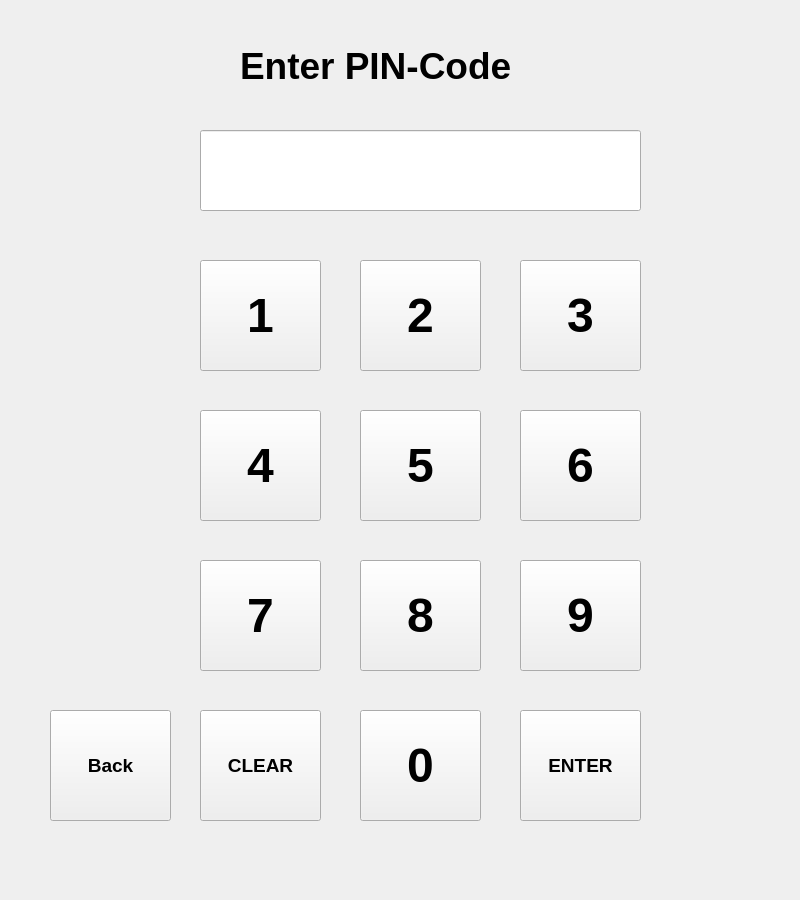
<?xml version="1.0" encoding="UTF-8"?>
<ui version="4.0">
 <class>PinCode</class>
 <widget class="QWidget" name="PinCode">
  <property name="geometry">
   <rect>
    <x>0</x>
    <y>0</y>
    <width>800</width>
    <height>900</height>
   </rect>
  </property>
  <property name="windowTitle">
   <string>Form</string>
  </property>
  <widget class="QStackedWidget" name="stackedWidget">
   <property name="geometry">
    <rect>
     <x>0</x>
     <y>0</y>
     <width>851</width>
     <height>901</height>
    </rect>
   </property>
   <widget class="QWidget" name="page">
    <widget class="QPushButton" name="button1">
     <property name="geometry">
      <rect>
       <x>200</x>
       <y>260</y>
       <width>121</width>
       <height>111</height>
      </rect>
     </property>
     <property name="font">
      <font>
       <pointsize>36</pointsize>
       <weight>75</weight>
       <bold>true</bold>
      </font>
     </property>
     <property name="text">
      <string>1</string>
     </property>
    </widget>
    <widget class="QPushButton" name="button9">
     <property name="geometry">
      <rect>
       <x>520</x>
       <y>560</y>
       <width>121</width>
       <height>111</height>
      </rect>
     </property>
     <property name="font">
      <font>
       <pointsize>36</pointsize>
       <weight>75</weight>
       <bold>true</bold>
      </font>
     </property>
     <property name="text">
      <string>9</string>
     </property>
    </widget>
    <widget class="QLabel" name="label">
     <property name="geometry">
      <rect>
       <x>240</x>
       <y>40</y>
       <width>381</width>
       <height>51</height>
      </rect>
     </property>
     <property name="font">
      <font>
       <pointsize>28</pointsize>
       <weight>75</weight>
       <bold>true</bold>
      </font>
     </property>
     <property name="text">
      <string>Enter PIN-Code</string>
     </property>
    </widget>
    <widget class="QPushButton" name="button2">
     <property name="geometry">
      <rect>
       <x>360</x>
       <y>260</y>
       <width>121</width>
       <height>111</height>
      </rect>
     </property>
     <property name="font">
      <font>
       <pointsize>36</pointsize>
       <weight>75</weight>
       <bold>true</bold>
      </font>
     </property>
     <property name="text">
      <string>2</string>
     </property>
    </widget>
    <widget class="QPushButton" name="button5">
     <property name="geometry">
      <rect>
       <x>360</x>
       <y>410</y>
       <width>121</width>
       <height>111</height>
      </rect>
     </property>
     <property name="font">
      <font>
       <pointsize>36</pointsize>
       <weight>75</weight>
       <bold>true</bold>
      </font>
     </property>
     <property name="text">
      <string>5</string>
     </property>
    </widget>
    <widget class="QPushButton" name="buttonBack">
     <property name="geometry">
      <rect>
       <x>50</x>
       <y>710</y>
       <width>121</width>
       <height>111</height>
      </rect>
     </property>
     <property name="font">
      <font>
       <pointsize>14</pointsize>
       <weight>75</weight>
       <bold>true</bold>
      </font>
     </property>
     <property name="text">
      <string>Back</string>
     </property>
    </widget>
    <widget class="QLineEdit" name="lineEdit">
     <property name="geometry">
      <rect>
       <x>200</x>
       <y>130</y>
       <width>441</width>
       <height>81</height>
      </rect>
     </property>
     <property name="font">
      <font>
       <pointsize>20</pointsize>
       <weight>75</weight>
       <bold>true</bold>
      </font>
     </property>
     <property name="echoMode">
      <enum>QLineEdit::Password</enum>
     </property>
     <property name="alignment">
      <set>Qt::AlignCenter</set>
     </property>
    </widget>
    <widget class="QPushButton" name="buttonClear">
     <property name="geometry">
      <rect>
       <x>200</x>
       <y>710</y>
       <width>121</width>
       <height>111</height>
      </rect>
     </property>
     <property name="font">
      <font>
       <pointsize>14</pointsize>
       <weight>75</weight>
       <bold>true</bold>
      </font>
     </property>
     <property name="text">
      <string>CLEAR</string>
     </property>
    </widget>
    <widget class="QPushButton" name="button0">
     <property name="geometry">
      <rect>
       <x>360</x>
       <y>710</y>
       <width>121</width>
       <height>111</height>
      </rect>
     </property>
     <property name="font">
      <font>
       <pointsize>36</pointsize>
       <weight>75</weight>
       <bold>true</bold>
      </font>
     </property>
     <property name="text">
      <string>0</string>
     </property>
    </widget>
    <widget class="QPushButton" name="button6">
     <property name="geometry">
      <rect>
       <x>520</x>
       <y>410</y>
       <width>121</width>
       <height>111</height>
      </rect>
     </property>
     <property name="font">
      <font>
       <pointsize>36</pointsize>
       <weight>75</weight>
       <bold>true</bold>
      </font>
     </property>
     <property name="text">
      <string>6</string>
     </property>
    </widget>
    <widget class="QPushButton" name="button3">
     <property name="geometry">
      <rect>
       <x>520</x>
       <y>260</y>
       <width>121</width>
       <height>111</height>
      </rect>
     </property>
     <property name="font">
      <font>
       <pointsize>36</pointsize>
       <weight>75</weight>
       <bold>true</bold>
      </font>
     </property>
     <property name="text">
      <string>3</string>
     </property>
    </widget>
    <widget class="QPushButton" name="button4">
     <property name="geometry">
      <rect>
       <x>200</x>
       <y>410</y>
       <width>121</width>
       <height>111</height>
      </rect>
     </property>
     <property name="font">
      <font>
       <pointsize>36</pointsize>
       <weight>75</weight>
       <bold>true</bold>
      </font>
     </property>
     <property name="text">
      <string>4</string>
     </property>
    </widget>
    <widget class="QPushButton" name="buttonEnter">
     <property name="geometry">
      <rect>
       <x>520</x>
       <y>710</y>
       <width>121</width>
       <height>111</height>
      </rect>
     </property>
     <property name="font">
      <font>
       <pointsize>14</pointsize>
       <weight>75</weight>
       <bold>true</bold>
      </font>
     </property>
     <property name="text">
      <string>ENTER</string>
     </property>
    </widget>
    <widget class="QPushButton" name="button8">
     <property name="geometry">
      <rect>
       <x>360</x>
       <y>560</y>
       <width>121</width>
       <height>111</height>
      </rect>
     </property>
     <property name="font">
      <font>
       <pointsize>36</pointsize>
       <weight>75</weight>
       <bold>true</bold>
      </font>
     </property>
     <property name="text">
      <string>8</string>
     </property>
    </widget>
    <widget class="QPushButton" name="button7">
     <property name="geometry">
      <rect>
       <x>200</x>
       <y>560</y>
       <width>121</width>
       <height>111</height>
      </rect>
     </property>
     <property name="font">
      <font>
       <pointsize>36</pointsize>
       <weight>75</weight>
       <bold>true</bold>
      </font>
     </property>
     <property name="text">
      <string>7</string>
     </property>
    </widget>
   </widget>
   <widget class="QWidget" name="page_2"/>
  </widget>
 </widget>
 <resources/>
 <connections/>
</ui>
